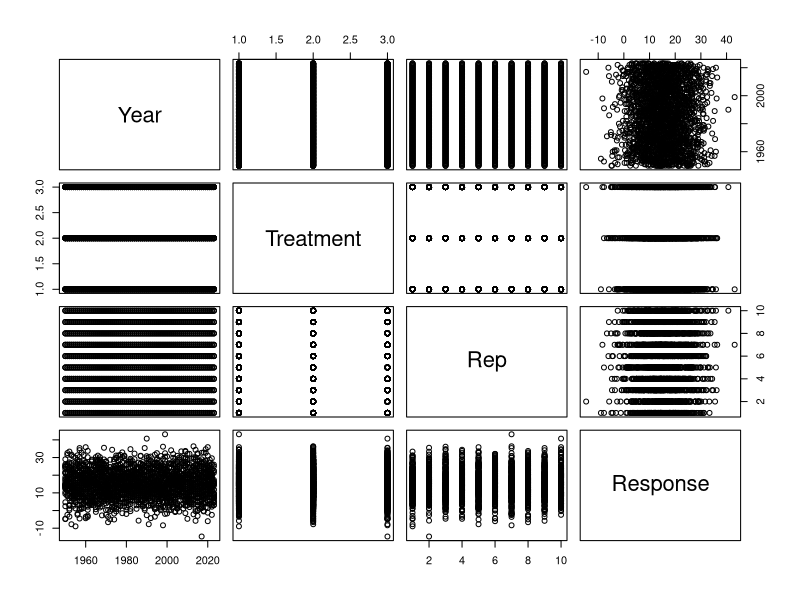
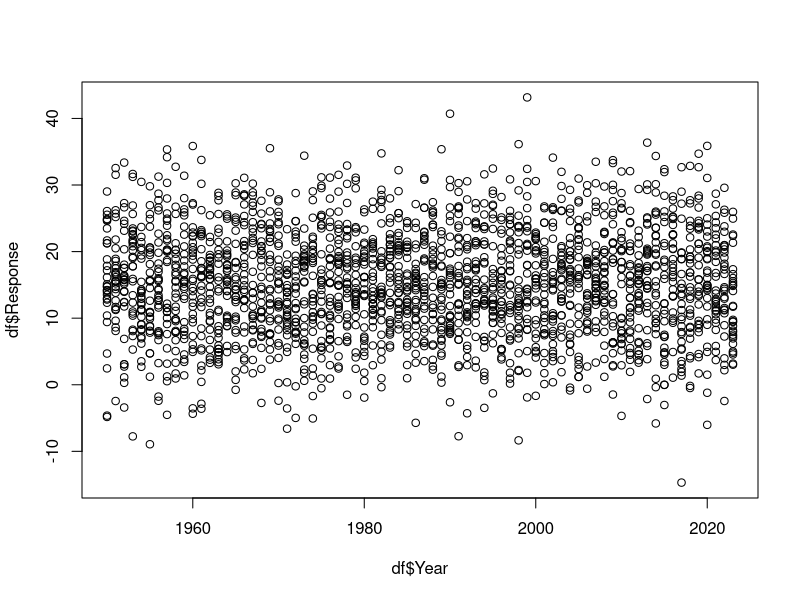
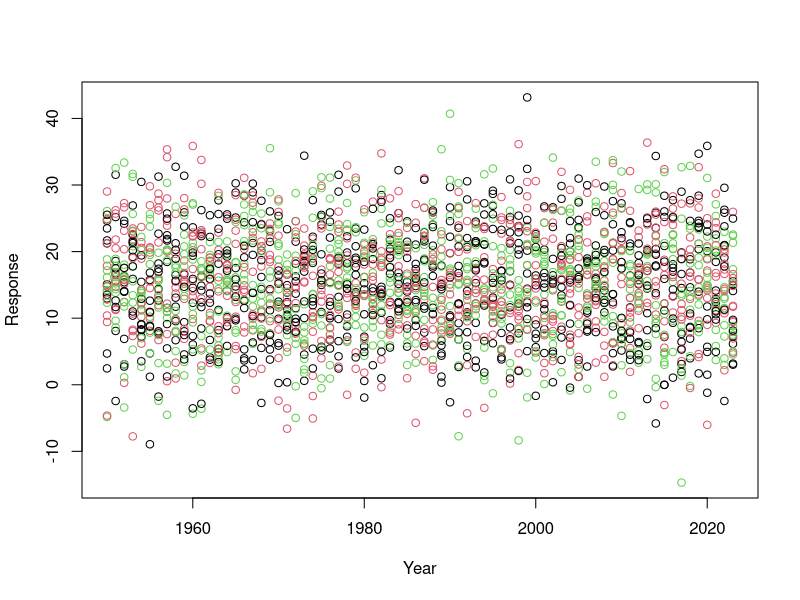
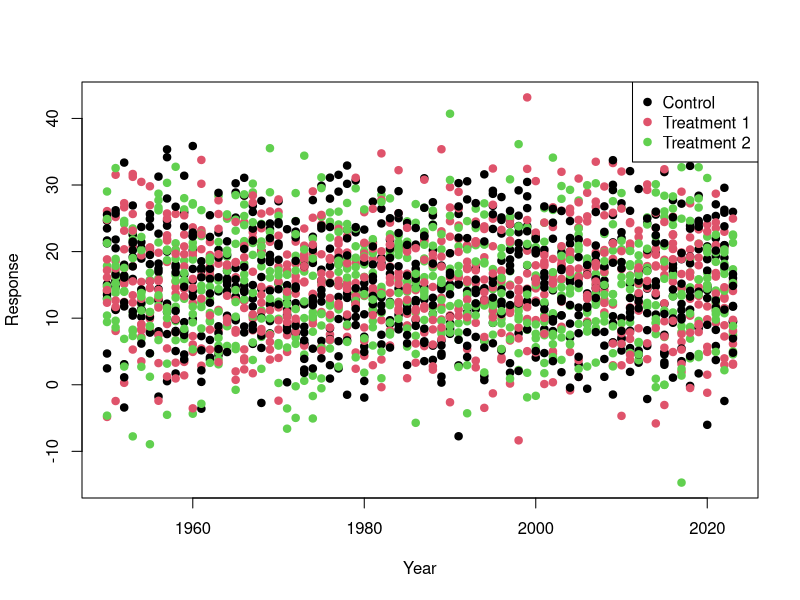

These charts were generated, in order, by the following R code: (Note: this script raises an error after producing the figures.)
## ---- chunk 1

Year <- seq(from=1950,to=2023,by=1)
Treatment <- c("Control","Treatment 1","Treatment 2")
Rep<- seq(from=1,to=10,by=1)

df<-expand.grid(Year=Year,Treatment=Treatment,Rep=Rep)

Response<-rnorm(n=nrow(df),mean = 15,sd=8) 

df$Response<-Response

## ---- chunk 2
plot(df)
## ---- chunk 3
plot(x=df$Year,y=df$Response)
## ---- chunk 4
plot(x=df$Year,y=df$Response,col=df$Treatment, xlab="Year",ylab="Response")
## ---- chunk 5

??plot()

# plot is a common function name so we have to go to the base::plot() section of the help

## ---- chunk 6

plot(x=df$Year,y=df$Response,col=unique(df$Treatment), xlab="Year",ylab="Response",pch=19)
legend(x = "topright",          # Position
       legend = unique(df$Treatment),  # Legend texts
       col = c(1,2, 3),           # point colors
       pch=19)                    # point type

## ---- chunk 7
df_1<-df %>% 
  mutate(Response_updated=case_when(Treatment=="Control"~jitter(Response)*((Year-1930)/5)-50,
                                    Treatment=="Treatment 1"~jitter(Response)*((Year-1930)*-2)+1000,
                                    Treatment=="Treatment 2"~jitter(Response)*((Year-1930)*1.5)-4))

## ---- chunk 8
df_1_summary<-df_1 %>% 
  group_by(Treatment) %>% 
  summarise(MeanResponse=mean(Response_updated),
            SDResponse=sd(Response_updated))

df_1_summary

df_1_summary_year<-df_1 %>% 
  group_by(Treatment,Year) %>% 
  summarise(MeanResponse=mean(Response_updated),
            SDResponse=sd(Response_updated))

df_1_summary_year
## ---- chunk 9
ggplot(data=df_1)+
  geom_point(mapping=aes(x=Year,y=Response_updated,colour=Treatment))

## ---- chunk 10
ggplot(df_1)+
  geom_density(aes(x=Response_updated,colour=Treatment))

ggplot(df_1)+
  geom_col(aes(x=Year,y=Response_updated,fill=Treatment),alpha=0.5)

ggplot(df_1)+
  geom_boxplot(aes(x=Treatment,y=Response_updated,fill=Treatment),alpha=0.5)

## ---- chunk 11
ggplot()+
  geom_point(data=df_1,mapping=aes(x=Year,y=Response_updated,colour=Treatment),
             alpha=0.4)+
  geom_ribbon(data=df_1_summary_year,mapping=aes(x=Year,ymax=MeanResponse+SDResponse,
                                                 ymin=MeanResponse-SDResponse,fill=Treatment),
              alpha=0.4)+
  geom_line(data=df_1_summary_year,mapping=aes(x=Year,y=MeanResponse,colour=Treatment))
## ---- chunk 12
ggplot()+
  geom_point(data=df_1,mapping=aes(x=Year,y=Response_updated,colour=Treatment),
             alpha=0.4)+
  geom_ribbon(data=df_1_summary_year,mapping=aes(x=Year,ymax=MeanResponse+SDResponse,
                                                 ymin=MeanResponse-SDResponse,fill=Treatment),
              alpha=0.4)+
  geom_line(data=df_1_summary_year,mapping=aes(x=Year,y=MeanResponse,colour=Treatment))+
  scale_colour_manual(values=c("darkcyan","darkorange","grey30"))+
  scale_fill_manual(values=c("darkcyan","darkorange","grey30"))+
  labs(x="Year",y="Response Variable")+
  theme_classic()
## ---- chunk 13
ggplot()+
  geom_point(data=df_1,mapping=aes(x=Year,y=Response_updated,colour=Treatment),
             alpha=0.4)+
  geom_ribbon(data=df_1_summary_year,mapping=aes(x=Year,ymax=MeanResponse+SDResponse,
                                                 ymin=MeanResponse-SDResponse,fill=Treatment),
              alpha=0.4)+
  geom_line(data=df_1_summary_year,mapping=aes(x=Year,y=MeanResponse,colour=Treatment))+
  facet_wrap(~Rep, nrow=2)+
  scale_color_manual(values=c("darkcyan","darkorange","grey30"))+
  scale_fill_manual(values=c("darkcyan","darkorange","grey30"))+
  labs(x="Year",y="Response Variable")+
  theme_classic()
## ---- chunk 14
ggplot()+
  geom_point(data=df_1,mapping=aes(x=Year,y=Response_updated,colour=Treatment),
             alpha=0.4, shape=8)+
  geom_ribbon(data=df_1_summary_year,mapping=aes(x=Year,ymax=MeanResponse+SDResponse,
                                                 ymin=MeanResponse-SDResponse,fill=Treatment),
              alpha=0.4)+
  geom_line(data=df_1_summary_year,mapping=aes(x=Year,y=MeanResponse,colour=Treatment))+
  scale_color_manual(values=c("darkcyan","darkorange","grey30"))+
  scale_fill_manual(values=c("darkcyan","darkorange","grey30"))+
  labs(x="Year",
       y="Response Variable",
       fill="Treatment New Name",
       title= "What a cool plot Title?!", 
       subtitle = "Is it though? The Subtitle is Better.",
       caption= "I think it is cool. So is this Caption."
       )+
  theme_classic()+
  theme(plot.background = element_rect(fill="grey80")
        
        )

ggplot()+
  geom_point(data=df_1,mapping=aes(x=Year,y=Response_updated,colour=Treatment),
             alpha=0.4, shape=8)+
  geom_ribbon(data=df_1_summary_year,mapping=aes(x=Year,ymax=MeanResponse+SDResponse,
                                                 ymin=MeanResponse-SDResponse,fill=Treatment),
              alpha=0.4)+
  geom_line(data=df_1_summary_year,mapping=aes(x=Year,y=MeanResponse,colour=Treatment))+
  scale_color_manual(values=c("darkcyan","darkorange","grey30"))+
  scale_fill_manual(values=c("darkcyan","darkorange","grey30"))+
  labs(x="Year",
       y="Response Variable",
       fill="Treatment New Name",
       title= "What a cool plot Title?!", 
       subtitle = "Is it though? The Subtitle is Better.",
       caption= "I think it is cool. So is this Caption."
       )+
  theme_classic()+
  theme(plot.background = element_rect(fill="grey80"),
        panel.background = element_rect(fill="yellow")
        
        )+
  geom_text(aes(x=1980,y=3000,label="this is text"))

ggplot()+
  geom_point(data=df_1,mapping=aes(x=Year,y=Response_updated,colour=Treatment),
             alpha=0.4, shape=8)+
  geom_ribbon(data=df_1_summary_year,mapping=aes(x=Year,ymax=MeanResponse+SDResponse,
                                                 ymin=MeanResponse-SDResponse,fill=Treatment),
              alpha=0.4)+
  geom_line(data=df_1_summary_year,mapping=aes(x=Year,y=MeanResponse,colour=Treatment))+
  scale_color_manual(values=c("darkcyan","darkorange","grey30"))+
  scale_fill_manual(values=c("darkcyan","darkorange","grey30"))+
  labs(x="Year",
       y="Response Variable",
       fill="Treatment New Name",
       title= "What a cool plot Title?!", 
       subtitle = "Is it though? The Subtitle is Better.",
       caption= "I think it is cool. So is this Caption."
       )+
  theme_classic()+
  theme(plot.background = element_rect(fill="grey80"),
        panel.background = element_rect(fill="yellow"),
        panel.grid.major.x= element_line(colour = "red",linetype = "dotted",linewidth =1)
        
        )+
  geom_text(aes(x=1980,y=3000,label="this is text"))+
  geom_label(aes(x=1980,y=4000,label="this is a label (has a background)"), colour="purple", fill="navyblue")

ggplot()+
  geom_point(data=df_1,mapping=aes(x=Year,y=Response_updated,colour=Treatment),
             alpha=0.4, shape=8)+
  geom_ribbon(data=df_1_summary_year,mapping=aes(x=Year,ymax=MeanResponse+SDResponse,
                                                 ymin=MeanResponse-SDResponse,fill=Treatment),
              alpha=0.4)+
  geom_line(data=df_1_summary_year,mapping=aes(x=Year,y=MeanResponse,colour=Treatment))+
  scale_color_manual(values=c("darkcyan","darkorange","grey30"))+
  scale_fill_manual(values=c("darkcyan","darkorange","grey30"))+
  labs(x="Year",
       y="Response Variable",
       fill="Treatment New Name",
       title= "What a cool plot Title?!", 
       subtitle = "Is it though? The Subtitle is Better.",
       caption= "I think it is cool. So is this Caption."
       )+
  theme_classic()+
  theme(plot.background = element_rect(fill="grey80"),
        panel.background = element_rect(fill="yellow"),
        panel.grid.major.x= element_line(colour = "red",linetype = "dotted",linewidth =1),
        panel.grid.major.y= element_line(colour = "green",linetype = "dotdash",linewidth =2)
        
        )+
  geom_text(aes(x=1980,y=3000,label="this is text"))+
  geom_label(aes(x=1980,y=4000,label="this is a label (has a background)"), colour="purple", fill="navyblue")+
  geom_segment(aes(x=1960,xend=2020,y=2500,yend=-2500))


ggplot()+
  geom_point(data=df_1,mapping=aes(x=Year,y=Response_updated,colour=Treatment),
             alpha=0.4, shape=8)+
  geom_ribbon(data=df_1_summary_year,mapping=aes(x=Year,ymax=MeanResponse+SDResponse,
                                                 ymin=MeanResponse-SDResponse,fill=Treatment),
              alpha=0.4)+
  geom_line(data=df_1_summary_year,mapping=aes(x=Year,y=MeanResponse,colour=Treatment))+
  scale_color_manual(values=c("darkcyan","darkorange","grey30"))+
  scale_fill_manual(values=c("darkcyan","darkorange","grey30"))+
  labs(x="Year",
       y="Response Variable",
       fill="Treatment New Name",
       title= "What a cool plot Title?!", 
       subtitle = "Is it though? The Subtitle is Better.",
       caption= "I think it is cool. So is this Caption."
       )+
  theme_classic()+
  theme(plot.background = element_rect(fill="grey80"),
        panel.background = element_rect(fill="yellow"),
        panel.grid.major.x= element_line(colour = "red",linetype = "dotted",linewidth =1),
        panel.grid.major.y= element_line(colour = "green",linetype = "dotdash",linewidth =2),
        panel.grid.minor.x= element_line(colour = "blue",linetype = "solid",linewidth =3),
        panel.grid.minor.y= element_line(colour = "pink",linetype = "solid",linewidth =2.5)
        
        )+
  geom_text(aes(x=1980,y=3000,label="this is text"))+
  geom_label(aes(x=1980,y=4000,label="this is a label (has a background)"), colour="purple", fill="navyblue")+
  geom_segment(aes(x=1960,xend=2020,y=2500,yend=-2500))


## ---- chunk 15
Plot_To_Save<-ggplot()+
  geom_point(data=df_1,mapping=aes(x=Year,y=Response_updated,colour=Treatment),
             alpha=0.4)+
  geom_ribbon(data=df_1_summary_year,mapping=aes(x=Year,ymax=MeanResponse+SDResponse,
                                                 ymin=MeanResponse-SDResponse,fill=Treatment),
              alpha=0.4)+
  geom_line(data=df_1_summary_year,mapping=aes(x=Year,y=MeanResponse,colour=Treatment))+
  scale_color_manual(values=c("darkcyan","darkorange","grey30"))+
  scale_fill_manual(values=c("darkcyan","darkorange","grey30"))+
  labs(x="Year",y="Response Variable")+
  theme_classic()

ggsave("This_Is_Our_First_Saved_Plot.png", Plot_To_Save, width=10, height=10) # dont forget to put the file type at the end we will use .png

